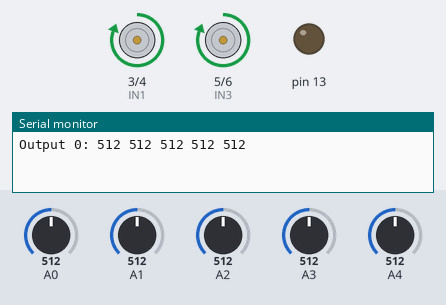
This sketch was run on a simulated Arduino Uno, built with avr-gcc and run on an emulated ATmega328P. On the bench: motor-driver pin pairs drawn as motors (green arrow = first pin HIGH = forward, orange = second pin HIGH = backward, longer = more drive, scaled by the enable pin), output pins drawn as LEDs (lit = HIGH), the last lines printed to the serial monitor. The test bench sets the inputs (shaded band); at power-on: A0 = 512, A1 = 512, A2 = 512, A3 = 512, A4 = 512.

Above: at 0.15 s.
At 0.45 s:
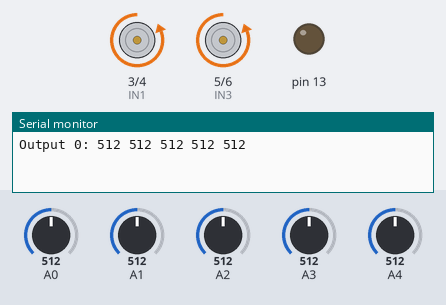
At 1.8 s:
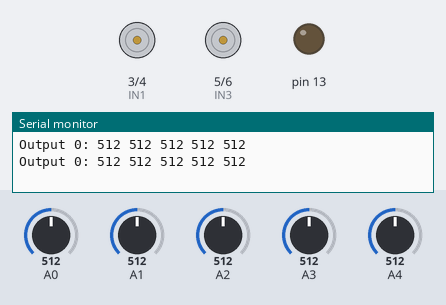
Timing chart, 0 to 3.0 s (numbered marks = the images above):
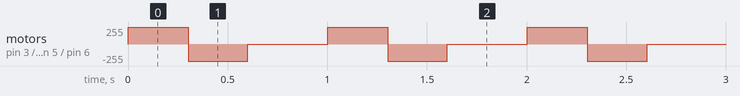

The sketch:

02_Testing_IR_and_Motor.ino
```cpp
/* Taking data and seeing their minimum, maximum and average
 *
 *  Description: In this sketch we take inppts from the ir array consisting of 5 IR sensors  and take their data for INPUTSIZE rotations and check this data's properties.
 *              This will help differenciading IR data on different colors like gray, brown , red etc.
 *
 */
#define INPUTSIZE 500

#define ENA 2
#define ENB 7
#define IN1 3
#define IN2 4
#define IN3 5
#define IN4 6
#define del 300

int mx[5], mn[5];
long long int sum[5];
int counter = 0;
char bfr[300];
bool outputted = 0,lightOn;
void setup() {
  Serial.begin(9600);
  pinMode(A0, INPUT);
  pinMode(A1, INPUT);
  pinMode(A2, INPUT);
  pinMode(A3, INPUT);
  pinMode(A4, INPUT);

  pinMode(ENA, OUTPUT);
  pinMode(ENB, OUTPUT);
  pinMode(IN1, OUTPUT);
  pinMode(IN2, OUTPUT);
  pinMode(IN3, OUTPUT);
  pinMode(IN4, OUTPUT);
  pinMode(13, OUTPUT);
  digitalWrite(ENA,HIGH);
  digitalWrite(ENB,HIGH);
  digitalWrite(13, LOW);
  lightOn = 0;
  counter = 0;
  outputted = 0;
  for(int i=0;i<5;i++){
    mn[i] = 9999;
    mx[i] = 0;
    sum[i] = 0;
  }
}

void CWA(){
  digitalWrite(IN1, HIGH);
  digitalWrite(IN2, LOW);
}
void CCWA(){
  digitalWrite(IN1, LOW);
  digitalWrite(IN2, HIGH);
}

void CWB(){
  digitalWrite(IN3, HIGH);
  digitalWrite(IN4, LOW);
}
void CCWB(){
  digitalWrite(IN3, LOW);
  digitalWrite(IN4, HIGH);
}
void offA(){
  digitalWrite(IN1, LOW);
  digitalWrite(IN2, LOW);
}
void offB(){
  digitalWrite(IN3, LOW);
  digitalWrite(IN4, LOW);
}
void goOff(){
  offA();
  offB();
}
void goFront(){
  CWA();
  CWB();
}
void goBack(){
  CCWA();
  CCWB();
}

void goRight(){
  offA();
  CWB();
  CCWA();
}
void goLeft(){
  offB();
  CWA();
  CCWB();
}
void goStop(){
  offA();
  offB();
}

void loop() {
  int data[5];
  data[0] =analogRead(A0);
  data[1] =analogRead(A1);
  data[2] =analogRead(A2);
  data[3] =analogRead(A3);
  data[4] =analogRead(A4);

  sprintf (bfr, "Output %d: %d %d %d %d %d",counter, data[0], data[1], data[2], data[3], data[4]);
  Serial.println (bfr);
  goStop();
  goFront();
  delay(del);
  goStop();
  goBack();
  delay(del);
  goStop();
  delay(del);
  delay(100);
}
```

Measured:
- by itself, motor on pin 3 (IN1) / pin 4 (IN2), motor on pin 5 (IN3) / pin 6 (IN4): repeats every 1.0 s: backward 255/255 0.30 s, stopped 0.40 s, forward 255/255 0.30 s
